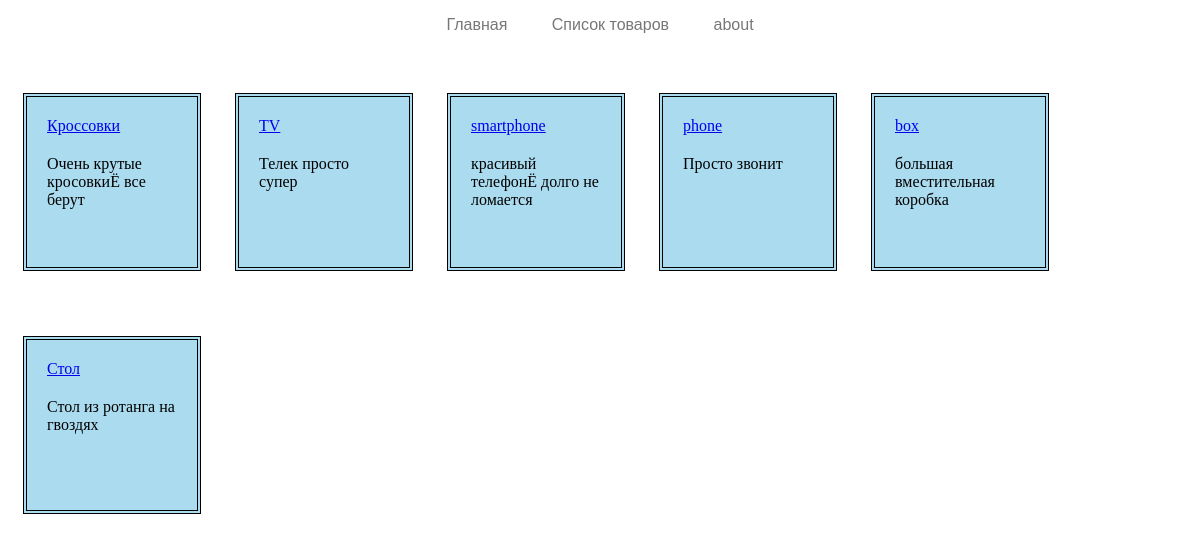
The page /items on the database as committed earlier.
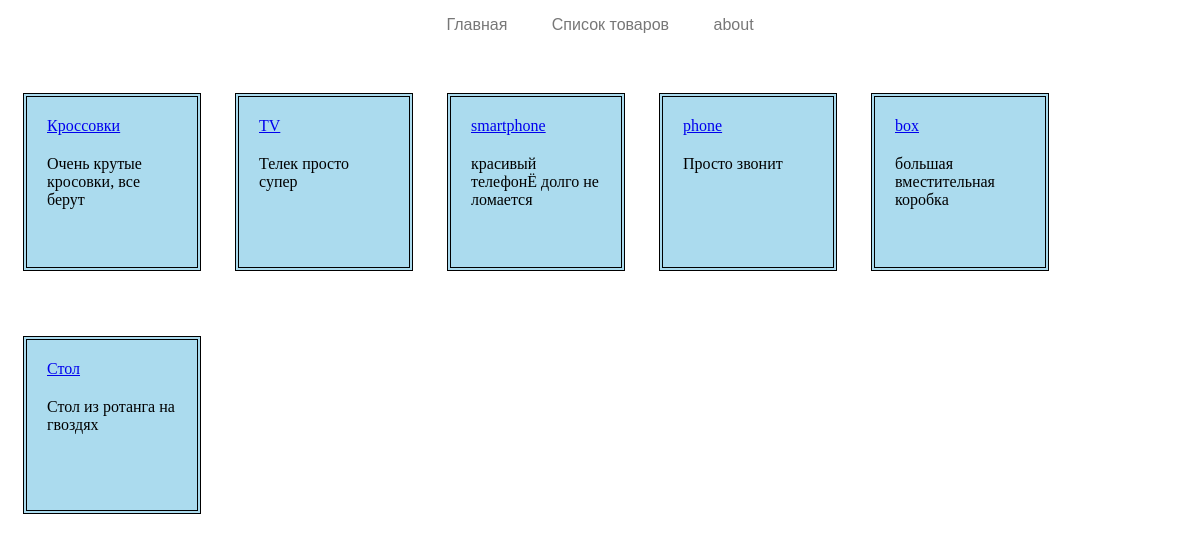
The same page on the database as committed later.
### MainApp/models.py (models this page shows, shortened)
class Item(models.Model):
    name  = models.CharField(max_length=100)
    brand = models.CharField(max_length=100)
    count = models.PositiveIntegerField()
    desc = models.CharField(max_length=1500, default='')
    colors = models.ManyToManyField(to=Color)

### MainApp/views.py (the view)
# urls.py: path('items', views.items_list, name='items_list'),
def items_list(request):
    return render(request, "items_list.html", {
        "items_bd": items_bd,
        "title": "Список товаров",
    })

### templates/items_list.html (shortened to what this page needs)
{% extends 'base.html' %}
{% block content %}
{% include 'header.html' %}
        <div>
        {% for item in items_bd %}
            <div class="carts">
                <div class="cart">
                    <a href="{% url 'get_item' item.id %}">{{ item.name }}</a>
                </div>
                <div class="cart">{{ item.desc }}</div>
            </div>
        {% endfor %}
        </div>
{% endblock %}

### templates/base.html (shortened to what this page needs)
<!DOCTYPE html>
{% load static %}
<html lang="en">
<head>
</head>
<body>
    {% block content %}{% endblock %}
</body>
</html>

### templates/header.html
<header>
    <nav cclass="top-menu">
        <ul class="menu-main">
            <a href="{% url 'home' %}" class="current">Главная</a>
            <a href="{% url 'items_list' %}" class="current">Список товаров</a>
            <a href="{% url 'about' %}" class="current">about</a>
        </ul>
    </nav>
</header>

### templates/base.html (style rules this page uses)
.menu-main { list-style: none; padding: 0 30px; margin: 0; font-size: 18px; text-align: center; position: relative; }
.menu-main a { text-decoration: none; display: inline-block; margin: 2px 5px; padding: 6px 15px; font-family: 'PT Sans', sans-serif; font-size: 16px; color: #777777; border-bottom: 1px solid transparent; transition: .3s linear; }
.carts { display: inline-flex; width: 150px; height: 150px; border: 1px; margin: 15px; margin-top: 50px; padding: 10px; flex-direction: column; border: 4px double black; background: rgb(171, 219, 238); }
.cart { margin: 10px; }

Rows that differ between the two databases and show on the page:
changed Item "Кроссовки": desc "Очень крутые кросовкиЁ все берут" → "Очень крутые кросовки, все берут"
